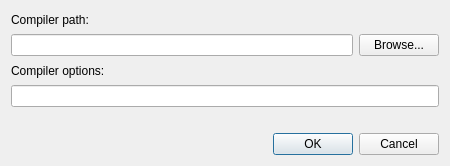
<?xml version="1.0" encoding="UTF-8"?>
<ui version="4.0">
 <class>CompilerOptionsDialog</class>
 <widget class="QDialog" name="CompilerOptionsDialog">
  <property name="geometry">
   <rect>
    <x>0</x>
    <y>0</y>
    <width>450</width>
    <height>166</height>
   </rect>
  </property>
  <property name="sizePolicy">
   <sizepolicy hsizetype="Fixed" vsizetype="Fixed">
    <horstretch>0</horstretch>
    <verstretch>0</verstretch>
   </sizepolicy>
  </property>
  <property name="windowTitle">
   <string>Dialog</string>
  </property>
  <layout class="QVBoxLayout" name="verticalLayout_3">
   <item>
    <layout class="QVBoxLayout" name="verticalLayout_2">
     <item>
      <widget class="QLabel" name="label">
       <property name="text">
        <string>Compiler path:</string>
       </property>
      </widget>
     </item>
     <item>
      <layout class="QHBoxLayout" name="horizontalLayout">
       <item>
        <widget class="QLineEdit" name="compilerPath">
         <property name="text">
          <string/>
         </property>
        </widget>
       </item>
       <item>
        <widget class="QPushButton" name="browse">
         <property name="text">
          <string>Browse...</string>
         </property>
        </widget>
       </item>
      </layout>
     </item>
    </layout>
   </item>
   <item>
    <layout class="QVBoxLayout" name="verticalLayout">
     <item>
      <widget class="QLabel" name="label_2">
       <property name="text">
        <string>Compiler options:</string>
       </property>
      </widget>
     </item>
     <item>
      <widget class="QLineEdit" name="compilerOptions"/>
     </item>
    </layout>
   </item>
   <item>
    <spacer name="verticalSpacer">
     <property name="orientation">
      <enum>Qt::Vertical</enum>
     </property>
     <property name="sizeType">
      <enum>QSizePolicy::Fixed</enum>
     </property>
     <property name="sizeHint" stdset="0">
      <size>
       <width>20</width>
       <height>20</height>
      </size>
     </property>
    </spacer>
   </item>
   <item>
    <widget class="QDialogButtonBox" name="buttonBox">
     <property name="orientation">
      <enum>Qt::Horizontal</enum>
     </property>
     <property name="standardButtons">
      <set>QDialogButtonBox::Cancel|QDialogButtonBox::Ok</set>
     </property>
    </widget>
   </item>
  </layout>
 </widget>
 <resources/>
 <connections>
  <connection>
   <sender>buttonBox</sender>
   <signal>accepted()</signal>
   <receiver>CompilerOptionsDialog</receiver>
   <slot>accept()</slot>
   <hints>
    <hint type="sourcelabel">
     <x>248</x>
     <y>254</y>
    </hint>
    <hint type="destinationlabel">
     <x>157</x>
     <y>274</y>
    </hint>
   </hints>
  </connection>
  <connection>
   <sender>buttonBox</sender>
   <signal>rejected()</signal>
   <receiver>CompilerOptionsDialog</receiver>
   <slot>reject()</slot>
   <hints>
    <hint type="sourcelabel">
     <x>316</x>
     <y>260</y>
    </hint>
    <hint type="destinationlabel">
     <x>286</x>
     <y>274</y>
    </hint>
   </hints>
  </connection>
 </connections>
</ui>
